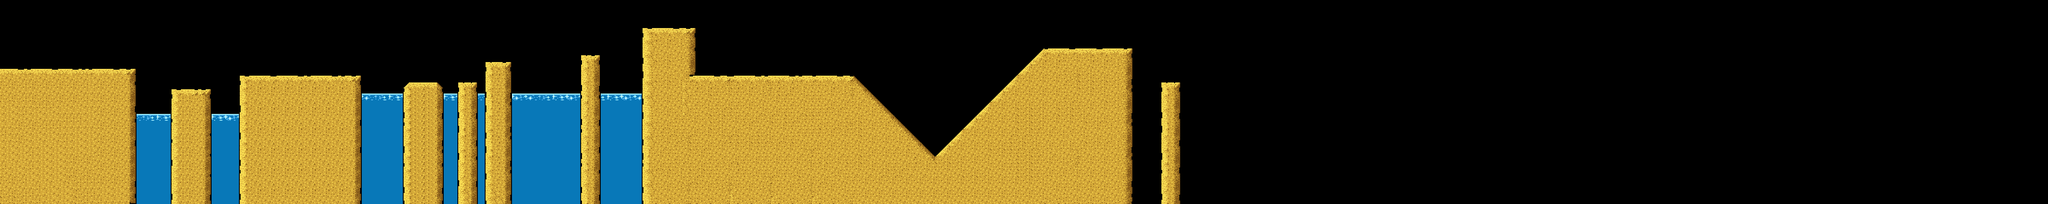

This is a level from a 2D game, rendered from its Tiled map with the project's own tilesets. A one-line summary and the map file follow, with tile-layer data summarised:
An orthogonal 300x30 tile map with 16x16 px tiles, 2 tile layers (Background, Collision) and 12 objects.

<map version="1.0" orientation="orthogonal" renderorder="right-down" width="300" height="30" tilewidth="16" tileheight="16" nextobjectid="20">
 <tileset firstgid="1" name="tilesetBeachGlued" tilewidth="16" tileheight="16" tilecount="216" columns="18">
  <image source="tilesetBeachGlued.png" trans="ff00ff" width="288" height="192" />
 </tileset>
 <layer name="Background" width="300" height="30">
  <data>[9000 cells, 0 non-empty, 0 distinct tile ids]</data>
 </layer>
 <layer name="Collision" width="300" height="30">
  <data>[9000 cells, 3157 non-empty, 134 distinct tile ids]</data>
 </layer>
 <objectgroup name="Col">
  <object id="1" x="2720" y="193" width="44" height="286" />
  <object id="4" x="2447" y="114" width="205" height="365" />
  <object id="5" x="0" y="161" width="316" height="317" />
  <object id="6" x="399" y="209" width="95" height="271" />
  <object id="7" x="562" y="178" width="282" height="301" />
  <object id="8" x="945" y="199" width="93" height="280" />
  <object id="9" x="1074" y="194" width="42" height="284" />
  <object id="10" x="1137" y="147" width="60" height="331" />
  <object id="11" x="1362" y="131" width="43" height="347" />
  <object id="12" x="1506" y="67" width="121" height="412" />
  <object id="13" x="1628" y="179" width="370" height="297" />
  <object id="19" x="2448" y="118">
   <polyline points="0,0 -254,252 -448,63 -448,329 -1,333 1,-1" />
  </object>
 </objectgroup>
</map>
